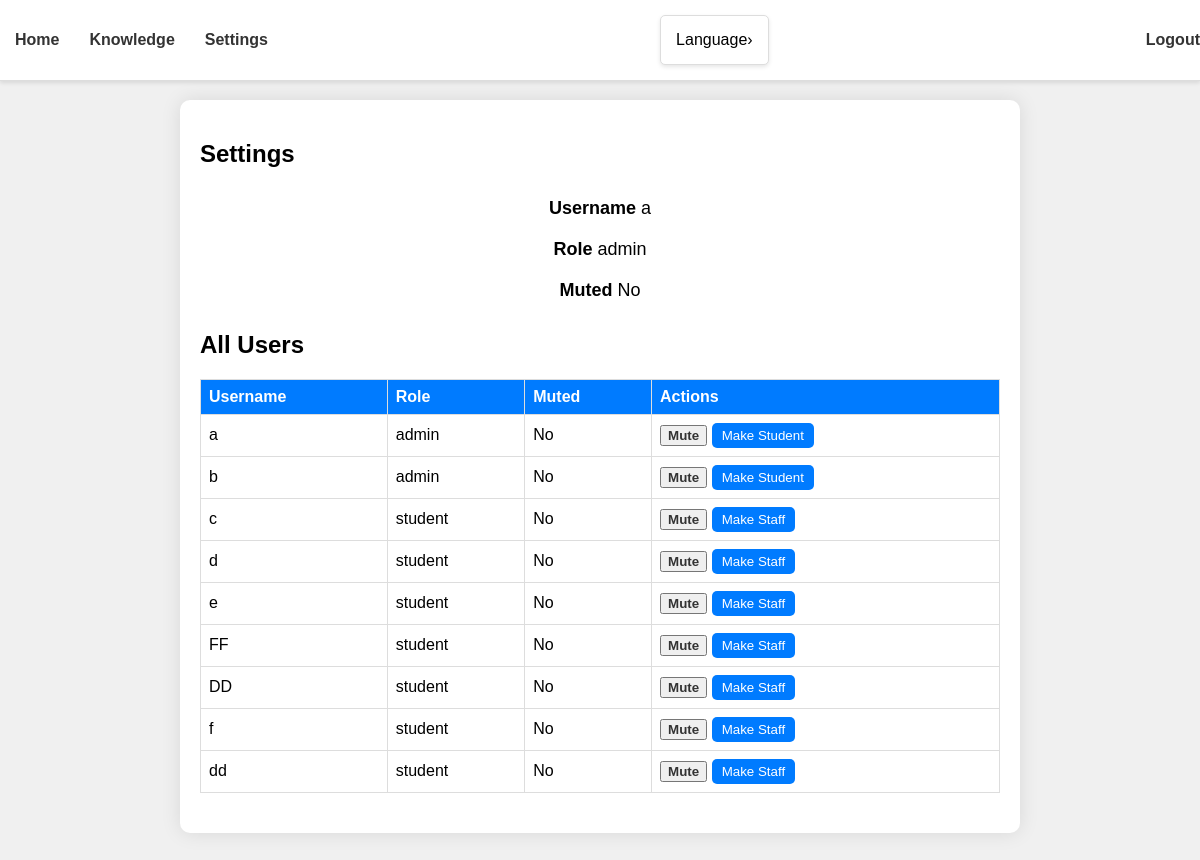
The page /settings (signed in) on the database as committed earlier.
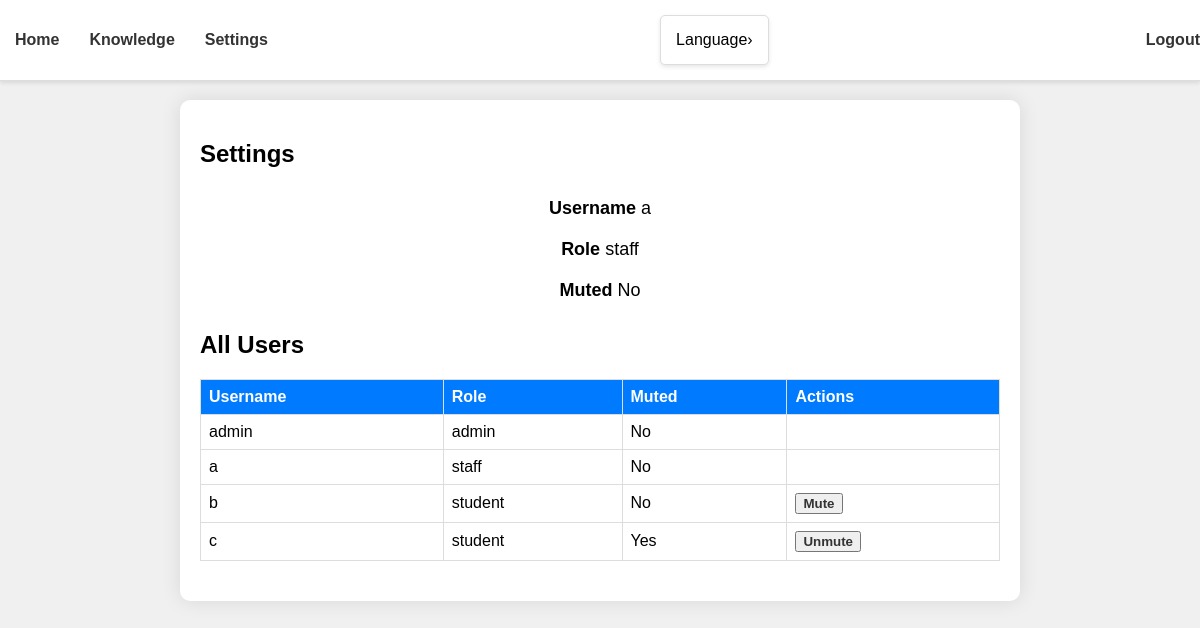
The same page on the database as committed later.
### models.py (models this page shows)
class Base(DeclarativeBase):
    pass

class User(Base):
    __tablename__ = "user"
    username: Mapped[str] = mapped_column(String, primary_key=True)
    password: Mapped[str] = mapped_column(String)
    role: Mapped[str] = mapped_column(String, nullable=False, default='student')
    is_muted: Mapped[bool] = mapped_column(Boolean, nullable=False, default=False)
    __table_args__ = (
        CheckConstraint(role.in_(['staff', 'student', 'admin']), name='role_check'),
    )

### app.py (the view)
@app.route("/settings", methods=["GET"])
def settings():
    if 'username' not in session:
        abort(403)
    username = session['username']
    user = db.get_user(username)
    if user:
        if user.role in ['admin', 'staff']:
            all_users = db.get_all_users()
        else:
            all_users = []
        return render_template('settings.jinja', user=user, username=username, all_users=all_users)
    else:
        return "Error: User not found", 404

### db.py (called while the page is built)
def get_user(username: str):
    with Session(engine) as session:
        return session.get(User, username)

def get_all_users():
    with Session(engine) as session:
        return session.query(User).all()

### templates/settings.jinja (shortened to what this page needs)
{% extends 'base.jinja' %}
{% block content %}
<main>
    <div class="settings-container">
        <h2 data-i18n="settings">Settings</h2>
        <div class="user-info">
            <p><strong data-i18n="username">Username:</strong> {{ user.username }}</p>
            <p><strong data-i18n="role">Role:</strong> {{ user.role }}</p>
            <p><strong data-i18n="muted">Muted:</strong> {{ 'Yes' if user.is_muted else 'No' }}</p>
        </div>
        {% if user.role in ['admin', 'staff'] %}
        <h2 data-i18n="all_users">All Users</h2>
        <table>
            <thead>
                <tr>
                    <th data-i18n="username">Username</th>
                    <th data-i18n="role">Role</th>
                    <th data-i18n="muted">Muted</th>
                    <th data-i18n="actions">Actions</th>
                </tr>
            </thead>
            <tbody>
                {% for u in all_users %}
                <tr>
                    <td>{{ u.username }}</td>
                    <td>{{ u.role }}</td>
                    <td>{{ 'Yes' if u.is_muted else 'No' }}</td>
                    <td>
                        {% if user.role == 'admin' or (user.role == 'staff' and u.role == 'student') %}
                        <button class="btn" onclick="toggleMute('{{ u.username }}', {{ 'false' if u.is_muted else 'true' }})" data-i18n="{{ 'unmute' if u.is_muted else 'mute' }}">
                            {{ 'Unmute' if u.is_muted else 'Mute' }}
                        </button>
                        {% endif %}
                        {% if user.role == 'admin' %}
                        <button class="role-btn" onclick="toggleRole('{{ u.username }}', '{{ 'staff' if u.role == 'student' else 'student' }}')" data-i18n="{{ 'make_staff' if u.role == 'student' else 'make_student' }}">
                            {{ 'Make Staff' if u.role == 'student' else 'Make Student' }}
                        </button>
                        {% endif %}
                    </td>
                </tr>
                {% endfor %}
            </tbody>
        </table>
        {% endif %}
    </div>
</main>
{% endblock %}

### templates/base.jinja (shortened to what this page needs)
<!DOCTYPE html>
<html>
<head>
</head>
<body>
    <nav>
        <div class="nav-links">
            <a href="/home?username={{ username }}" class="nav-link" data-i18n="home">Home</a>
            <a href="/knowledge" class="nav-link" data-i18n="knowledge">Knowledge</a>
            <a href="/settings" class="nav-link" data-i18n="settings">Settings</a>
        </div>
        <div class="language-selector">
            <div class="tab" onclick="toggleLanguageSelector()">
                <span data-i18n="language">Language</span> <span class="arrow">›</span>
            </div>
        </div>
        <div class="user-info">
            <ol style="list-style: none; padding: 0;">
                <li>
                    <a href="javascript:void(0)" onclick="logoutAndClearStorage()" class="btn" data-i18n="logout">Logout</a>
                </li>
            </ol>
        </div>
    </nav>
    <div style="margin-top: 60px;">
        {% block content %} {% endblock %}
    </div>
</body>
</html>

### templates/base.jinja (style rules this page uses)
nav { width: 100%; border-bottom: 1px solid #ddd; padding: 10px 0; background-color: #fff; display: flex; justify-content: space-between; align-items: center; box-shadow: 0 2px 4px rgba(0, 0, 0, 0.1); position: fixed; top: 0; left: 0; z-index: 1000; height: 60px; }
.nav-link { padding: 10px 15px; color: #333; text-decoration: none; font-weight: bold; transition: background-color 0.3s ease; }
.nav-links, .user-info { display: flex; align-items: center; }
.btn { color: #333; font-weight: bold; text-decoration: none; cursor: pointer; }
.language-selector { padding: 0px; border: 0px solid #ddd; border-radius: 5px; background-color: #fff; cursor: pointer; }
.tab { padding: 15px; cursor: pointer; transition: background-color 0.3s ease; border: 1px solid #ddd; border-radius: 5px; background-color: #fff; box-shadow: 0 2px 4px rgba(0, 0, 0, 0.1); display: flex; justify-content: space-between; align-items: center; }

### templates/settings.jinja (style rules this page uses)
body { font-family: 'Arial', sans-serif; background: #f0f0f0; margin: 0; padding: 0; height: 100vh; }

Rows that differ between the two databases and show on the page:
removed User: username "d", role "student", is_muted "No", is_muted "Mute", role "Make Staff"
removed User: username "e", role "student", is_muted "No", is_muted "Mute", role "Make Staff"
removed User: username "FF", role "student", is_muted "No", is_muted "Mute", role "Make Staff"
removed User: username "DD", role "student", is_muted "No", is_muted "Mute", role "Make Staff"
removed User: username "f", role "student", is_muted "No", is_muted "Mute", role "Make Staff"
removed User: username "dd", role "student", is_muted "No", is_muted "Mute", role "Make Staff"
changed User "a": role "admin" → "staff"; is_muted "Mute" → (not shown); role "Make Student" → (not shown)
added User: username "admin", role "admin", is_muted "No"
changed User "Mute": role "admin" → "student"; role "Make Student" → (not shown)
changed User "c": is_muted "No" → "Yes"; is_muted "Mute" → "Unmute"; role "Make Staff" → (not shown)
